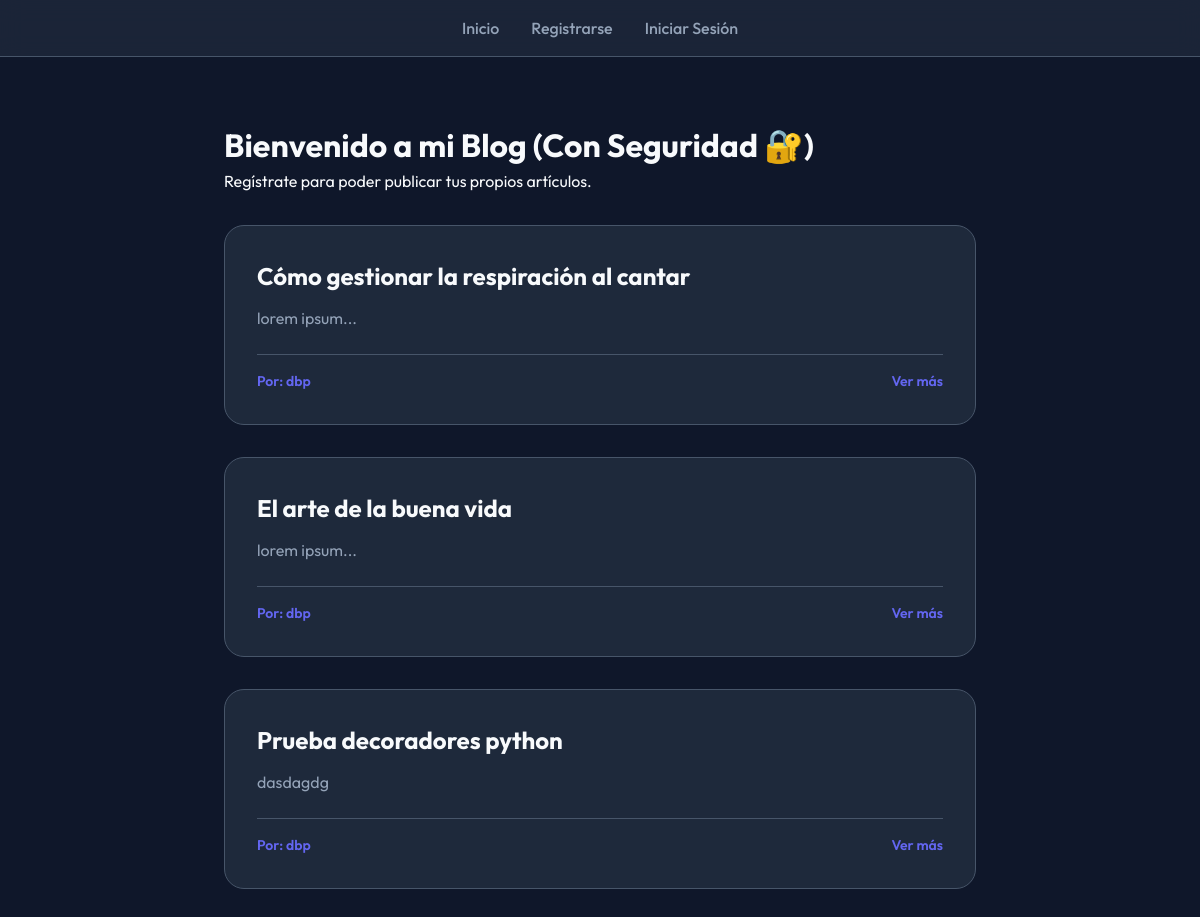
Before: / with the older database file.
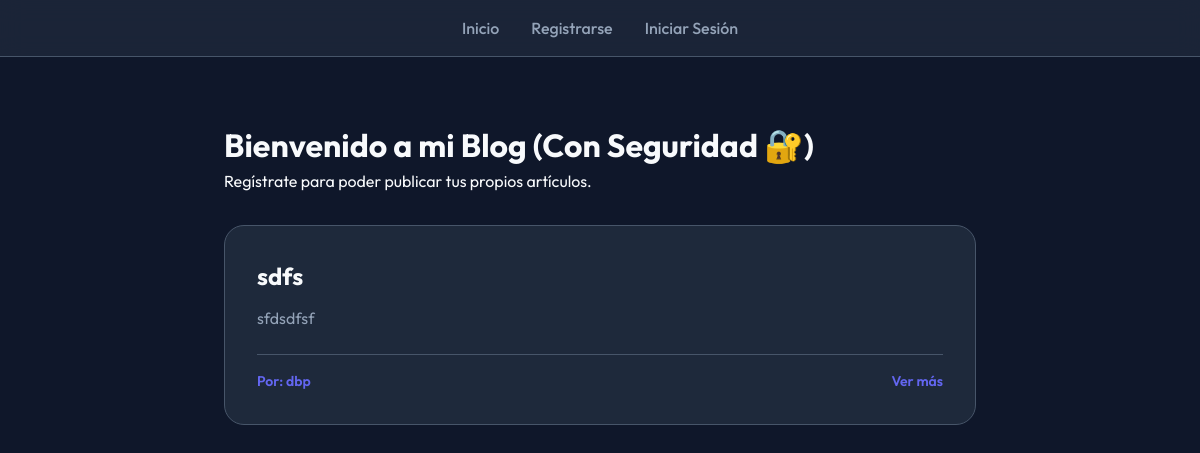
After: the same page with the newer database file.
### models.py (models this page shows, shortened)
class Post(db.Model):
    id = db.Column(db.Integer, primary_key=True)
    titulo = db.Column(db.String(200), nullable=False)
    contenido = db.Column(db.Text, nullable=False)
    user_id = db.Column(db.Integer, db.ForeignKey("usuario.id"))
    autor = db.relationship('Usuario', backref=db.backref('posts', lazy=True))
    comentarios = db.relationship("Comentario", backref="post", lazy=True, order_by="Comentario.id.desc()")

class Usuario(db.Model, UserMixin):     # Herencia múltiple de UserMixin sobre nuestra clase Usuario. Ganamos así 4 métodos nuevos entre ellos is_active
    id = db.Column(db.Integer, primary_key=True)
    username = db.Column(db.String(100), unique=True, nullable=False)
    password = db.Column(db.String(200), nullable=False)
    comentarios = db.relationship("Comentario", backref="usuario", lazy=True)

### main.py (the view)
@app.route('/')
def home():
    posts = Post.query.all()
    return render_template("index.html", posts=posts)

### templates/index.html (shortened to what this page needs)
{% extends "base.html" %}
{% block content %}
    <div class="welcome-header">
        {% if current_user.is_authenticated %}
        <h1>¡Hola de nuevo, {{ current_user.username }}! 👋</h1>
        <p>Aquí tienes las últimas novedades del blog.</p>
        {% else %}
        <h1>Bienvenido a mi Blog (Con Seguridad 🔐)</h1>
        <p>Regístrate para poder publicar tus propios artículos.</p>
        {% endif %}
    </div>
    <div class="post-list">
        {% if posts %}
            {% for post in posts %}
            <div class="post-card">
                <h2><a href="{{ url_for('ver_post', id=post.id) }}" style="text-decoration: none; color: inherit;">{{ post.titulo }}</a></h2>
                <p>{{ post.contenido[:250] }}{% if post.contenido|length > 250 %}...{% endif %}</p>
                <div class="post-meta">
                    <span class="post-author">Por: {{ post.autor.username if post.autor else 'Anónimo' }}</span>
                    <div class="post-actions">
                        <a href="{{ url_for('ver_post', id=post.id) }}" style="color: var(--primary); font-weight: 600;">Ver más</a>
                    </div>
                </div>
            </div>
            {% endfor %}
        {% else %}
            <p style="text-align: center; color: var(--text-muted); margin-top: 4rem;">No hay publicaciones todavía. ¡Sé el primero en escribir!</p>
        {% endif %}
    </div>
{% endblock %}

### templates/base.html (shortened to what this page needs)
<!DOCTYPE html>
<html lang="es">
<head>
</head>
<body>
  <nav>
    <a href="{{ url_for('home') }}">Inicio</a>
    {% if current_user.is_authenticated %}
    <a href="{{ url_for('nuevo_post') }}">Nuevo Post</a>
    <form action="{{ url_for('logout') }}" method="POST" style="display:inline;">
      <button type="submit"
        style="background:none; border:none; color:var(--text-muted); font-family:inherit; font-size:inherit; cursor:pointer; font-weight:500;">Cerrar
        Sesión</button>
    </form>
    {% else %}
    <a href="{{ url_for('registro') }}">Registrarse</a>
    <a href="{{ url_for('login') }}">Iniciar Sesión</a>
    {% endif %}
  </nav>
  <div class="container">
    {% block content %}{% endblock %}
  </div>
</body>
</html>

Changed rows visible on the page:
removed Post: titulo "El arte de la buena vida", contenido "lorem ipsum...", autor "dbp"
removed Post: titulo "Prueba decoradores python", contenido "dasdagdg", autor "dbp"
changed Post "dbp": titulo "Cómo gestionar la respiración al cantar" → "sdfs"; contenido "lorem ipsum..." → "sfdsdfsf"
